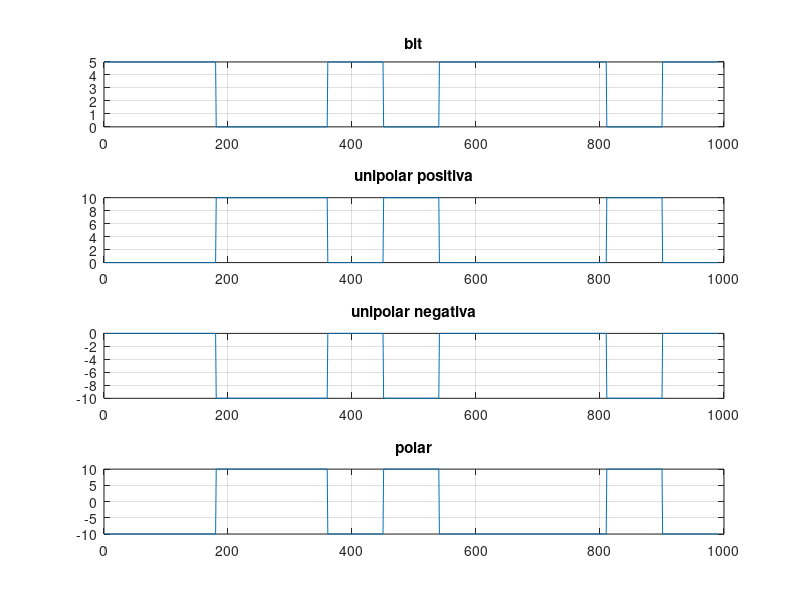

Recreate this plot in MATLAB.
%limpiamos la consola
clc
clear all
close all

%---- DATA IN --
%datos digitales
datos = '00110100010';
%datos = '10101100101';
%--- PROCESS
%construcion de los datos digitales
tb=90;
regla_bit_alto = 0; %posibles opciones: 1 v 0
%regla_bit_bajo = 1; %posibles opciones: 1 v 0

% datos NRZ UP Unipolar positiva
regla_NRZ_UP_alto=1;
A=10;
% datos NRZ Unipolar positiva
regla_NRZ_UN_alto=1;
% datos polar
regla_NRZ_Polar_alto=1;

cero = zeros(1,tb);
uno = ones(1,tb);
cadena = [];
cadenaInversa=[];
cadenaPolar=[];
cadenaPolarInversa=[];


for m=1:length(datos)
   
      if (datos(m)=='0')
       cadena = [cadena cero];
       cadenaInversa = [cadenaInversa uno];
       cadenaPolar = [cadenaPolar -uno];
       cadenaPolarInversa = [cadenaPolarInversa -uno];      
    
       else
       cadena = [cadena uno];
       cadenaInversa = [cadenaInversa cero];
       cadenaPolar = [cadenaPolar uno];
       cadenaPolarInversa = [cadenaPolarInversa -uno];
      end
      
end
if(regla_bit_alto ==1)
    bitstream = 5*cadena;
else
    bitstream = 5*cadenaInversa;
end
% codificacion unipolar positiva
if (regla_NRZ_UP_alto==1)
    NRZ_UP= A*cadena;
else
    NRZ_UP= A*cadenaInversa;
end
% codificacion unipolar negativa
if (regla_NRZ_UP_alto==1)
    NRZ_UN= -A*cadena;
else
    NRZ_UN= -A*cadenaInversa;
end
%  codificacion polar 
if (regla_NRZ_Polar_alto==1)
    NRZ_Pol= A*cadenaPolar;
else
    NRZ_Pol= A*cadenaPolarInversa;
end


%--- OUTPUT ---
figure (1)
subplot(4,1,1), plot (bitstream), title('bit'), grid on 

subplot(4,1,2), plot (NRZ_UP), title('unipolar positiva'), grid on

subplot(4,1,3), plot (NRZ_UN), title('unipolar negativa'), grid on

subplot(4,1,4), plot (NRZ_Pol), title('polar'), grid on
